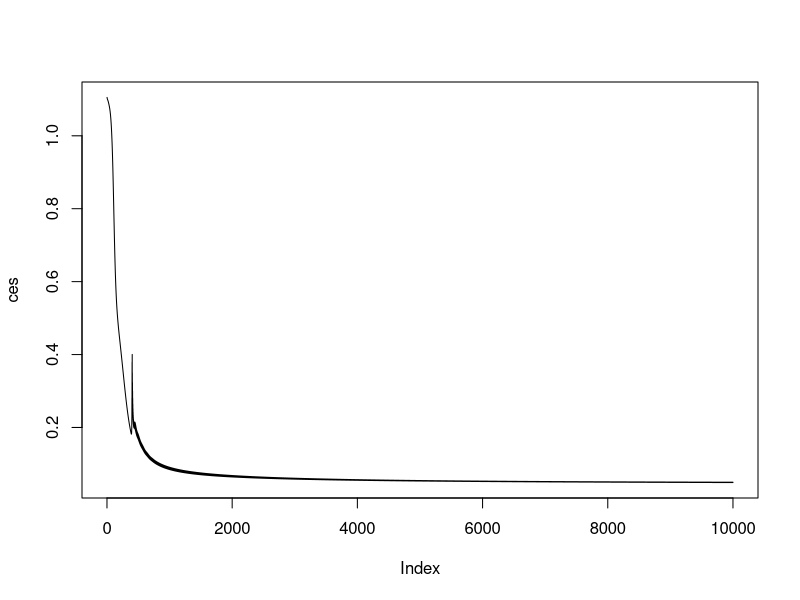

Generate this figure with R:
# OWNER : JAESUN YUN
# Contributor : DOYEOL LEE

# functions
sigmoid <- function(x){
  1/(1+exp(-x)) 
}
sigmoid_derivative <- function(Z){
  s = sigmoid(Z)
  s * (1 - s)
}
relu <- function(x){
  x[x<0] <- 0
  x
}
relu_derivative <- function(x){
  m <- matrix(1, nrow(x), ncol(x))
  m[x<=0] <- 0
  m
}
softmax <- function(x){
  z <- x-max(x)
  exp(z)/sum(exp(z))
}
softmax_caterogical_cross_entropy_derivative <- function(pred,real){
  pred-real
}
sigmoid_binary_cross_entropy_derivative <- function(pred,real){
  pred-real
}

# LOSS
caterogical_cross_entropy <- function(real, pred){
  -sum(real*log(pred))/nrow(pred)
}
binary_cross_entropy <- function(real, pred){
  -sum(real*log(pred)+(1-real)*log(1-pred))/length(real)
}

onehot <- function(Y){
  num_class <- length(unique(Y))
  oh <- matrix(0,nrow=length(Y),ncol = num_class)
  for(i in 1:length(Y)){
    oh[i,Y[i]] <- 1
  }
  oh
}

#################################################################################

# TODO activation : sigmoid(Done), relu, tanh, elu
# TODO output_activation : softmax(Done), sigmoid, linear
# TODO loss: CE(Done), MSE
# TODO L1, L2 regularization
# TODO SGD, MOMENTUM, ADAM, RMSPROP


# initailize
initialize_weights <- function(inputdim, layers, outputdim){
  weights <- list()
  bias <- list()
  layer_structure <- c(inputdim, layers, outputdim)
  
  for(i in 1:(length(layer_structure)-1)){
    weights[[i]] <- matrix(rnorm(prod(layer_structure[c(i,i+1)]),mean = 0,sd = 0.1),
                           layer_structure[i],
                           layer_structure[i+1])
    bias[[i]] <- rnorm(layer_structure[i+1],mean = 0,sd = 0.1)
  }
  return(list(weights=weights,bias=bias))
}
# weights_bias <- initialize_weights(inputdim, layers, outputdim)


# model
model <- function(inputdim,layers,outputdim,activations,output_activation,loss_function){
  if(length(layers)!=length(activations)){
    stop('length of layers and activations must be SAME length.')
  }
  weights_bias <- initialize_weights(inputdim, layers, outputdim)
  layer_structure <- c(inputdim, layers, outputdim)
  
  output <- list()
  output$inputdim <- inputdim
  output$layers <- layers
  output$outputdim <- outputdim
  output$layer_structure <- layer_structure
  output$activations <- activations
  output$output_activation <- output_activation
  output$loss_function <- loss_function
  
  output$weights <- weights_bias$weights
  output$bias <- weights_bias$bias
  
  return(output)
}


# predict
predict_JSNN <- function(model,x){
  os <- list()
  zs <- list()
  # o <- x%*%weights[[1]]+bias[[1]]
  o <- sweep(x%*%model$weights[[1]],2,model$bias[[1]],`+`)
  os[[1]] <- o
  z <- get(model$activations[1])(o)
  zs[[1]] <- z
  
  if(length(model$layers)>1){
    for(i in 2:(length(model$layers))){
      # o <- z%*%weights[[i]]+bias[[i]]
      o <- sweep(z%*%model$weights[[i]],2,model$bias[[i]],`+`)
      os[[i]] <- o
      z <- get(model$activations[i])(o)
      zs[[i]] <- z
    }
  }

  
  # o <- z%*%weights[[length(layer_structure)-1]]+bias[[length(layer_structure)-1]]
  o <- sweep(z%*%model$weights[[length(model$layer_structure)-1]],2,model$bias[[length(model$layer_structure)-1]],`+`)
  os[[length(model$layer_structure)-1]] <- o
  
  z <- t(apply(o,1,function(x){get(model$output_activation)(x)}))
  zs[[length(model$layer_structure)-1]] <- z
  return(list(output=z,os=os,zs=zs))
}
# predict_JSNN(JSNN_model,X)


# gradients
gradients <- function(model,X,Y,weights,bias){
  t_output <- predict_JSNN(model,X)
  pred <- t_output$output
  real <- Y
  N <- nrow(pred)
  
  grad_weights <- list()
  grad_bias <- list()
  
  # output gradient
  dZ <- get(paste0(model$output_activation,'_',model$loss_function,'_derivative'))(pred,real)
  dW <- t((t(dZ) %*% (t_output$zs[[length(weights)-1]]))/N)
  db <- colSums(dZ)/N
  dA_back <- t(weights[[length(weights)]] %*% t(dZ))
  
  grad_weights[[length(weights)]] <- dW
  grad_bias[[length(bias)]] <- db
  # internal gradient
  for(i in (length(weights)-1):1){
    dZ <- dA_back*get(paste0(model$activations[i],'_derivative'))(t_output$os[[i]])
    # dZ <- dA_back*sigmoid_derivative(t_output$os[[i]])
    if(i==1){
      dW <- 1./N*(t(t(dZ) %*% (X)))
    }else{
      dW <- 1./N*(t(t(dZ) %*% (t_output$zs[[i-1]])))
    }
    db <- colSums(dZ)/N
    dA_back <- t(weights[[i]] %*% t(dZ))
    
    grad_weights[[i]] <- dW
    grad_bias[[i]] <- db
  }
  
  return(list(grad_weights=grad_weights,grad_bias=grad_bias))
}
# gradients(JSNN_model,X,Y,JSNN_model$weights,JSNN_model$bias)


# fit
fit <- function(model,X,Y,learning_rate,epoch){
  lr <- learning_rate
  weights <- model$weights
  bias <- model$bias
  ces <- c()
  for(epo in 1:epoch){
    grads <- gradients(model,X,Y,weights,bias)
    for(i in 1:length(weights)){
      weights[[i]] <- weights[[i]]-lr*grads$grad_weights[[i]]
      bias[[i]] <- bias[[i]]-lr*grads$grad_bias[[i]]
    }
    model$weights <- weights
    model$bias <- bias
    loss <- caterogical_cross_entropy(real = Y,pred = predict_JSNN(model,X)$output)
    ces <- c(ces,loss)
    
    if(epo%%100==0){
      cat(sprintf("Epoch : %04d    loss = %.4f \n",epo,loss))  
    }
    
  }
  model$weights <- weights
  model$bias <- bias
  plot(ces,type='l')
  return(model)
}

#################################################################################

X <- as.matrix(iris[,-5])
Y <- onehot(as.numeric(iris[,5]))

inputdim <- 4
layers <- c(16,16)
activations <- c("relu","sigmoid")
outputdim <- 3
output_activation <- "softmax"
loss_function <- "caterogical_cross_entropy"

JSNN_model <- model(inputdim,layers,outputdim,activations,output_activation,loss_function)
JSNN_model <- fit(JSNN_model,X,Y,0.1,10000)

# measure
real = Y
pred = predict_JSNN(JSNN_model,X)$output
table(apply(Y,1,which.max),apply(pred,1,which.max))
